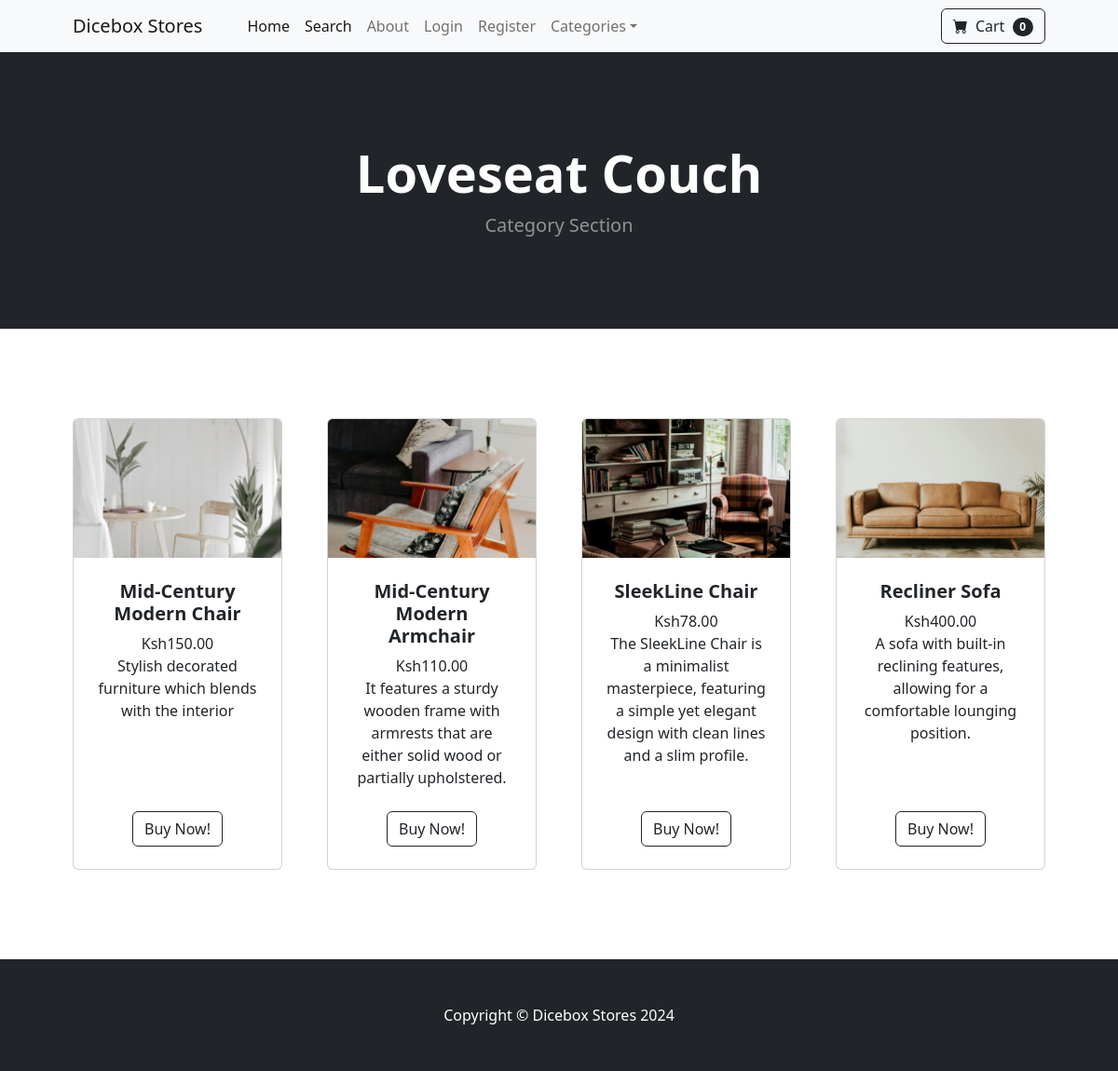
The app's page /category/Loveseat-Couch, older data.
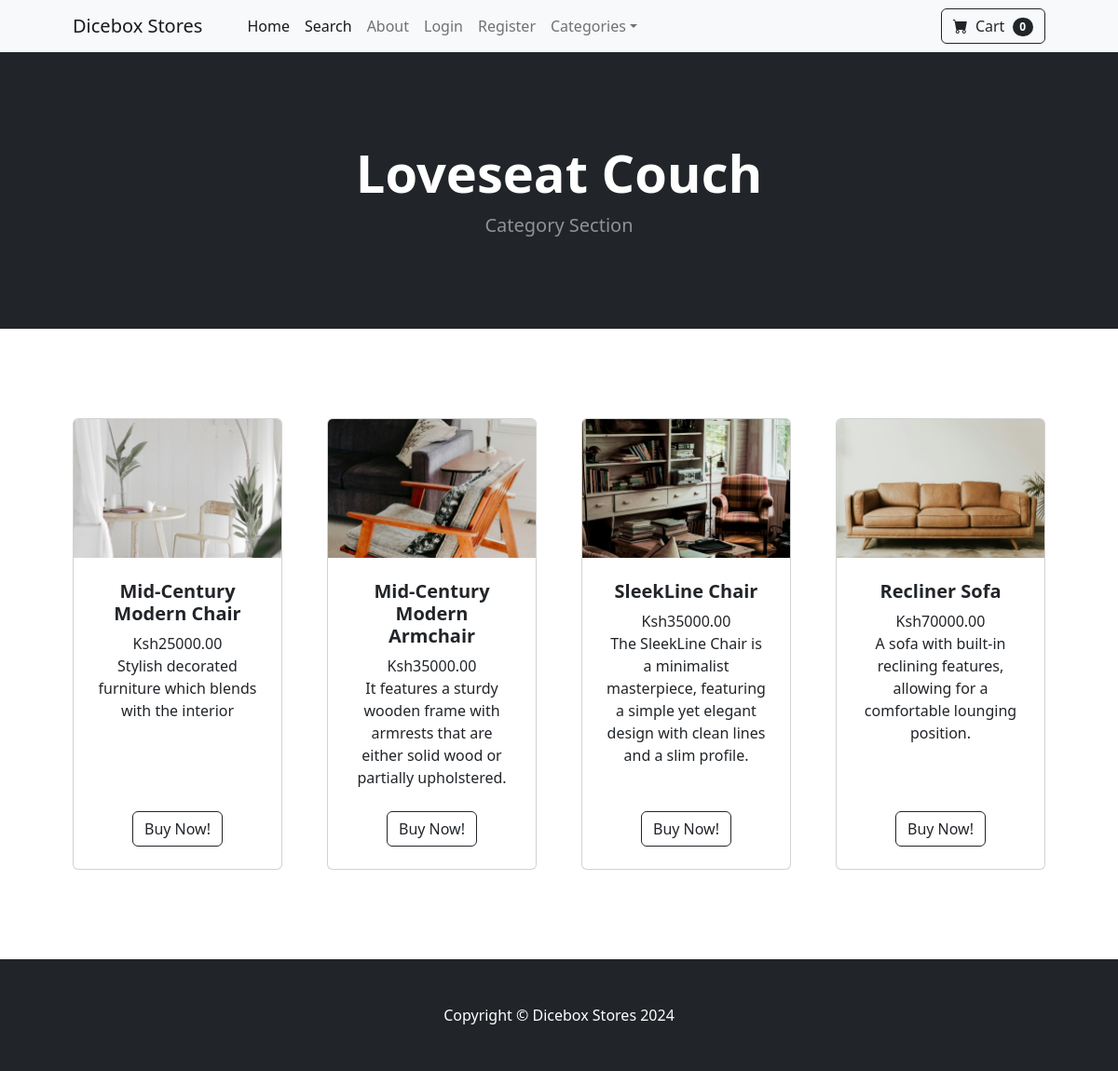
The same page, newer data.
### store/models.py (models this page shows, shortened)
class Category(models.Model):
    name = models.CharField(max_length=50)
    def __str__(self):
        return self.name
    class Meta:
        verbose_name_plural ='categories'

class Product(models.Model):
    name = models.CharField(max_length=100)
    price = models.DecimalField(default=0, decimal_places=2, max_digits=10)
    category = models.ForeignKey('Category', on_delete=models.CASCADE)
    description = models.CharField(max_length=250, default='', blank=True, null=True)
    image = models.ImageField(upload_to='uploads/product/')
    is_sale = models.BooleanField(default=False)
    sale_price = models.DecimalField(default=0, decimal_places=2,max_digits=10)

### store/views.py (the view)
# urls.py: path('category/<str:foo>', views.category, name='category'),
def category(request, foo):
    foo = foo.replace('-', ' ')
    try:
        category = Category.objects.get(name=foo)
        products = Product.objects.filter(category=category)
        return render(request, 'category.html', {'products':products, 'category':category})
    except:
        messages.success(request, ("That Category Doesn't Exist..."))
        return redirect('home')

### cart/cart.py (called while the page is built)
    def __len__(self):
        return len(self.cart)

### cart/context_processors.py (called while the page is built)
def cart(request):
	return {'cart': Cart(request)}

### store/templates/category.html
{% extends 'base.html' %}
{% block content %}
        <header class="bg-dark py-5">
            <div class="container px-4 px-lg-5 my-5">
                <div class="text-center text-white">
                    <h1 class="display-4 fw-bolder">{{ category }}</h1>
                    <p class="lead fw-normal text-white-50 mb-0">Category Section</p>
                </div>
            </div>
        </header>
        <section class="py-5">
            <div class="container px-4 px-lg-5 mt-5">
                <div class="row gx-4 gx-lg-5 row-cols-2 row-cols-md-3 row-cols-xl-4 justify-content-center">
                    {% for product in products %}
                       {% if product.is_sale %}
                       <div class="col mb-5">
                        <div class="card h-100">
                           <div class="badge bg-dark text-white position-absolute"
                               style="top: 0.5rem; right: 0.5rem">Sale
                            </div>
                        <img class="card-img-top" src="{{ product.image.url }}" alt="..." />
                            <div class="card-body p-4">
                                <div class="text-center">
                                    <h5 class="fw-bolder">{{ product.name }}</h5>
                                    <strike>Ksh{{ product.price }}</strike>
                                    &nbsp;
                                    Ksh{{ product.sale_price }}
                                    <br/>
                                     {{ product.description}}
                                </div>
                            </div>
                            <div class="card-footer p-4 pt-0 border-top-0 bg-transparent">
                                <div class="text-center"><a class="btn btn-outline-dark mt-auto" href="{% url 'product' product.id %}">Buy Now!</a></div>
                            </div>
                        </div>
                    </div>
                       {% else %}
                    <div class="col mb-5">
                        <div class="card h-100">
                        <img class="card-img-top" src="{{ product.image.url }}" alt="..." />
                            <div class="card-body p-4">
                                <div class="text-center">
                                    <h5 class="fw-bolder">{{ product.name }}</h5>
                                    Ksh{{ product.price }}
                                    <br/>
                                    {{ product.description}}
                                </div>
                            </div>
                            <div class="card-footer p-4 pt-0 border-top-0 bg-transparent">
                                <div class="text-center"><a class="btn btn-outline-dark mt-auto" href="{% url 'product' product.id %}">Buy Now!</a></div>
                            </div>
                        </div>
                    </div>
                   {% endif %}
                {% endfor %}
            </div>
        </section>
{% endblock %}

### store/templates/base.html (shortened to what this page needs)
{% load static %}
<!DOCTYPE html>
<html lang="en">
    <head>
        <link href="https://cdn.jsdelivr.net/npm/bootstrap-icons@1.5.0/font/bootstrap-icons.css" rel="stylesheet" />
        <link href="{% static 'css/styles.css' %}" rel="stylesheet" />
    </head>
    <body>
        {% include 'navbar.html' %}
        {% block content %}
        {% endblock %}
        <footer class="py-5 bg-dark">
            <div class="container"><p class="m-0 text-center text-white">Copyright &copy; Dicebox Stores 2024</p></div>
        </footer>
    </body>
</html>

### store/templates/navbar.html (shortened to what this page needs)
 <nav class="navbar navbar-expand-lg navbar-light bg-light">
            <div class="container px-4 px-lg-5">
                <a class="navbar-brand" href="{% url 'home'%}">Dicebox Stores</a>
                <div class="collapse navbar-collapse" id="navbarSupportedContent">
                    <ul class="navbar-nav me-auto mb-2 mb-lg-0 ms-lg-4">
                        <li class="nav-item"><a class="nav-link active" aria-current="page" href="{% url 'home'%}">Home</a></li>
                         <li class="nav-item"><a class="nav-link active" aria-current="page" href="{% url 'search' %}">Search</a></li>
                        <li class="nav-item"><a class="nav-link" href="{% url 'about'%}">About</a></li>
                        {% if user.is_authenticated %}
                         <li class="nav-item dropdown">
                            <a class="nav-link dropdown-toggle" id="navbarDropdown" href="#" role="button" data-bs-toggle="dropdown" aria-expanded="false">Profile</a>
                            <ul class="dropdown-menu" aria-labelledby="navbarDropdown">
                                <li><a class="dropdown-item" href="{% url 'update_user'%}">User Profile</a></li>
                                <li><hr class="dropdown-divider" /></li>
                                <li><a class="dropdown-item" href="{% url 'update_info'%}">User Info</a></li>
                            </ul>
                        </li>
                         {% if user.is_superuser %}
                        <li class="nav-item dropdown">
                            <a class="nav-link dropdown-toggle" id="navbarDropdown" href="#" role="button" data-bs-toggle="dropdown" aria-expanded="false">Orders</a>
                            <ul class="dropdown-menu" aria-labelledby="navbarDropdown">
                                <li><a class="dropdown-item" href="{% url 'shipped_dash' %}">Shipped Orders</a></li>
                                <li><hr class="dropdown-divider" /></li>
                                <li><a class="dropdown-item" href="{% url 'not_shipped_dash'  %}">UnShipped Orders</a></li>
                            </ul>
                        </li>
                        {% endif %}
                        <li class="nav-item"><a class="nav-link" href="{% url 'logout'%}">Logout</a></li>
                        {% else %}
                        <li class="nav-item"><a class="nav-link" href="{% url 'login'%}">Login</a></li>
                        <li class="nav-item"><a class="nav-link" href="{% url 'register'%}">Register</a></li>
                        {% endif %}
                        <li class="nav-item dropdown">
                            <a class="nav-link dropdown-toggle" id="navbarDropdown" href="#" role="button" data-bs-toggle="dropdown" aria-expanded="false">Categories</a>
                        </li>
                    </ul>
                    <form class="d-flex">
    <a href="{% url 'cart_summary' %}" class="btn btn-outline-dark">
        <i class="bi-cart-fill me-1"></i>
        Cart
        <span class="badge bg-dark text-white ms-1 rounded-pill" id="cart_quantity">{{ cart|length }}</span>
    </a>
</form>
                </div>
            </div>
        </nav>

Row changes from the older to the newer data that the page shows:
changed Product "Mid-Century Modern Chair": price "150.00" → "25000.00"
changed Product "Mid-Century Modern Armchair": price "110.00" → "35000.00"
changed Product "SleekLine Chair": price "78.00" → "35000.00"
changed Product "Recliner Sofa": price "400.00" → "70000.00"
